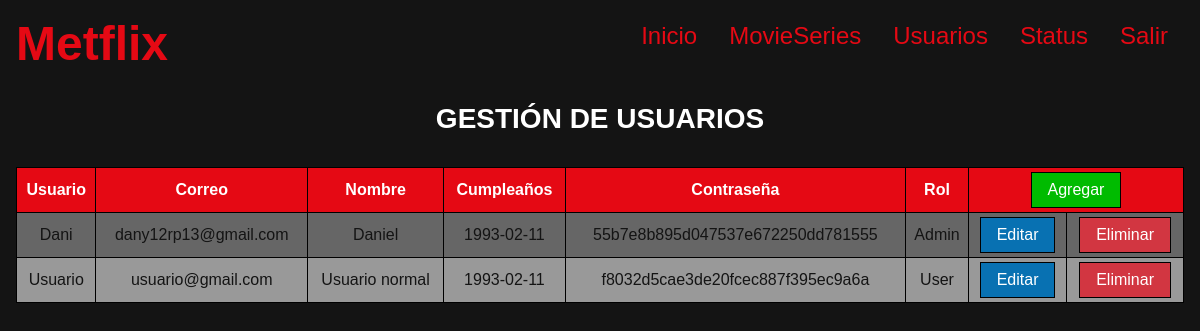
Page /Metflix/usuarios (signed in) on the committed database.
### tables this page shows
CREATE TABLE users(
    user VARCHAR(15) PRIMARY KEY,
    email VARCHAR(80) UNIQUE NOT NULL,
    nombre VARCHAR(100) NOT NULL,
    birthday DATE NOT NULL,
    pass CHAR(32) NOT NULL,
    role ENUM('Admin','User') NOT NULL
);

### Metflix/controllers/ViewController.php (called while the page is built, shortened)
<?php
class ViewController {
    private static $view_path = './views/';
    public function load_view($view){
        require_once(self::$view_path .'header.php');
        require_once(self::$view_path .$view. '.php');
        require_once(self::$view_path .'footer.php');
    }
}

### Metflix/index.php (called while the page is built, shortened)
<?php
require_once('./controllers/Autoload.php');
$route = (isset($_GET['r'])) ? $_GET['r'] : 'home';
$metflix = new Router($route);

### Metflix/controllers/Autoload.php (called while the page is built, shortened)
<?php
class Autoload {
    public function __construct(){
        spl_autoload_register(function ($class_name) {
            $models_path = './models/' .$class_name. '.php';
            $controllers_path = './controllers/' .$class_name. '.php';
        });
    }
}

### Metflix/controllers/UsersController.php (called while the page is built, shortened)
<?php
class UsersController {
    private $model;
    public function __construct() {
        $this->model = new UsersModel();
    }
    public function get($user = ''){
        return $this->model->get($user);
    }
}

### Metflix/models/Model.php (called while the page is built, shortened)
<?php
abstract class Model {
    private static $db_host = 'localhost';
    private static $db_user = 'root';
    private static $db_pass = '';
    private static $db_name = 'metflix';
    private static $db_charset =  'utf8';
    private $conn;
    protected $query;
    protected $rows = array ();
    private function db_open(){
        $this->conn = new mysqli(self::$db_host, self::$db_user, self::$db_pass, self::$db_name);
        $this->conn->set_charset(self::$db_charset);
    }
    protected function get_query(){
        $result = $this->conn->query($this->query);
        while( $this->rows[] = $result->fetch_assoc() );
        return array_pop($this->rows);
    }
}

### Metflix/models/UsersModel.php (called while the page is built, shortened)
<?php
class UsersModel extends Model {
    public function get($user = ''){
        $this->query = ($user != '')
            ? "SELECT * FROM users WHERE user = '$user'"
            : 'SELECT * FROM users';
        $this->get_query();
        $data = array();
        foreach ($this->rows as $key=>$value){
            array_push($data, $value);
        }
        return $data;
    }
}

### Metflix/views/users.php (the view)
<?php
print('<h2 class="p1">GESTIÓN DE USUARIOS</h2>');
$users_controller = new UsersController();
$users = $users_controller->get();
if( empty($users) ){
    print('
        <div>
            <p class="item error">No hay usuarios</p>
        </div>
    ');
} else {
    $template_users = '
        <div class="item">
            <table>
                <tr>
                    <th>Usuario</th>
                    <th>Correo</th>
                    <th>Nombre</th>
                    <th>Cumpleaños</th>
                    <th>Contraseña</th>
                    <th>Rol</th>
                    <th colspan="2">
                        <form method="POST">
                            <input type="hidden" name="r" value="users-add">
                            <input class="button add" type="submit" value="Agregar">
                        </form>
                    </th>
                </tr>';
    for($n=0; $n < count($users); $n++){
        $template_users .= '
            <tr>
                <td>' .$users[$n]['user']. '</td>
                <td>' .$users[$n]['email']. '</td>
                <td>' .$users[$n]['nombre']. '</td>
                <td>' .$users[$n]['birthday']. '</td>
                <td>' .$users[$n]['pass']. '</td>
                <td>' .$users[$n]['role']. '</td>
                <td>
                    <form method="POST">
                        <input type="hidden" name="r" value="users-edit">
                        <input type="hidden" name="user" value="' .$users[$n]['user']. '">
                        <input class="button edit" type="submit" value="Editar">
                    </form>
                </td>
                <td>
                    <form method="POST">
                        <input type="hidden" name="r" value="users-delete">
                        <input type="hidden" name="user" value="' .$users[$n]['user']. '">
                        <input class="button delete" type="submit" value="Eliminar">
                    </form>
                </td>
            </tr>
        ';
    }
    $template_users .= '</table>
        </div>
    ';
    print($template_users);
}

### Metflix/public/css/metflix.css (style rules this page uses)
html { background-color: #141414; color: #FFF; }
input, textarea, select { color: #141414; }
table { width: 100%; color: #141414; }
table td, table th { padding: .25rem; }
table tr:first-child { background-color: #E50914; color: #FFF; }
table tr:nth-child(even) { background-color: #666; }
table tr:nth-child(odd):not(:first-child) { background-color: #999; }
.button { padding: .5rem 1rem; background-color: #E50914; color: #FFF; cursor: pointer; }
.add { background-color: #0B0; }
.edit { background-color: #0871B2; }
.delete { background-color: #D23641; }

### rows in the picture
users: user "Dani", email "dany12rp13@gmail.com", nombre "Daniel", birthday "1993-02-11", pass "55b7e8b895d047537e672250dd781555", role "Admin"
users: user "Usuario", email "usuario@gmail.com", nombre "Usuario normal", birthday "1993-02-11", pass "f8032d5cae3de20fcec887f395ec9a6a", role "User"
